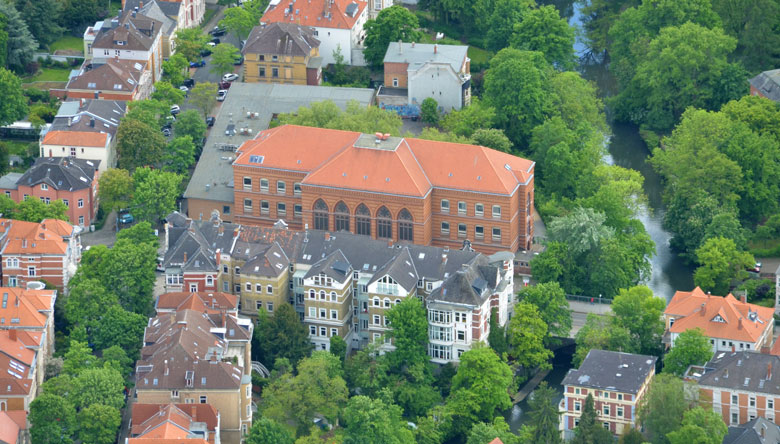
#> input picture wg.jpg, 780 x 444 px
$ jupyter execute Fotobearbeitung.ipynb
#> lines starting #> are read from the running program, lines starting #| are printed output that depends on the picture
[cell 1]
from PIL import Image

# Load the image
img = Image.open("wg.jpg")
#> img is the input picture: PIL image 780x444 RGB; mean R, G, B 112.4, 127.5, 104.6
img = img.convert("RGB")
pixels = img.load()

# Show unmodified image
display(img)

# Loop over the pixels
for x in range(img.width):
    for y in range(img.height):
        r, g, b = pixels[x, y]
        # Calculate new Pixels
        pixels[x, y] = (0, b, 0)

display(img)
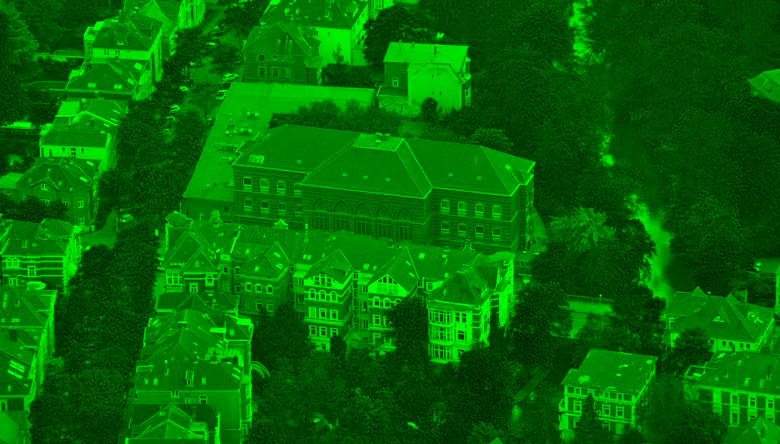
#> shown: PIL image 780x444 RGB; mean R, G, B 0, 104.6, 0
